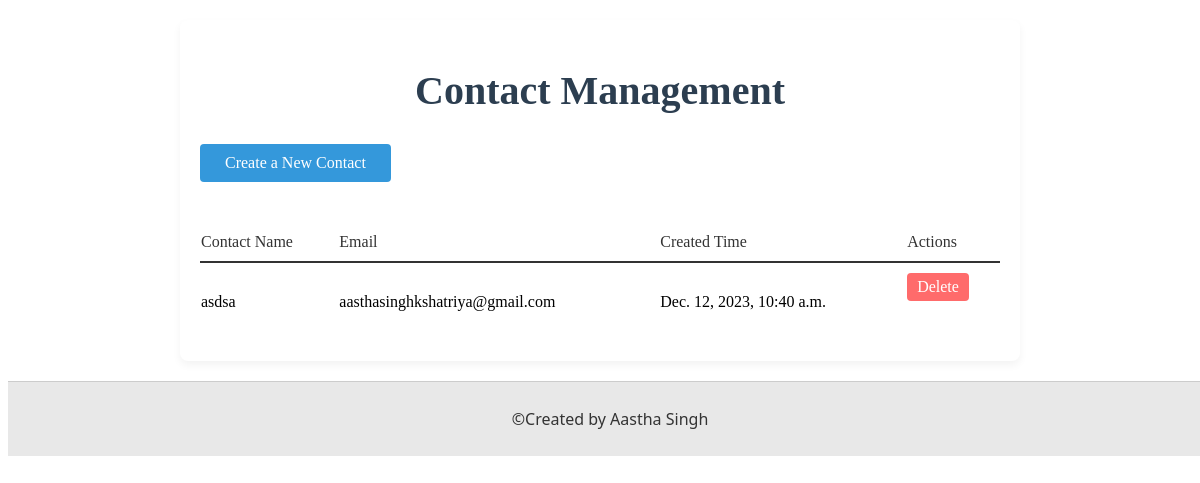
Before: / with the older database file.
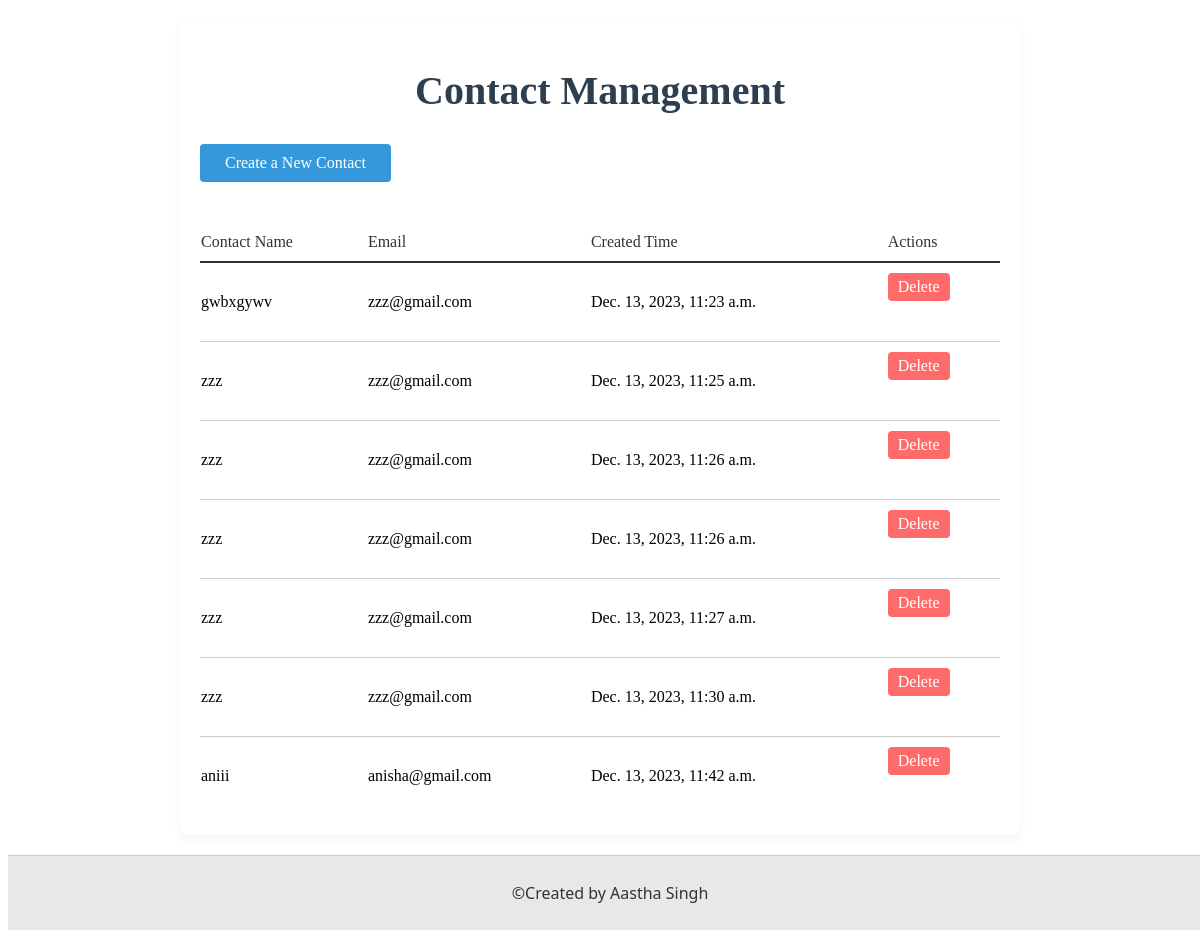
After: the same page with the newer database file.
### Contacts/models.py (models this page shows, shortened)
class Contact(models.Model):
    contact_name =  models.CharField(max_length=50)
    contact_email = models.CharField(max_length=200)
    contact_created_time = models.DateTimeField(auto_now_add=True, )
    contact_notes = models.TextField()

### Contacts/views.py (the view, shortened to what this page needs)
# urls.py: path('',index,name="HomePage"),
def index(request):
    return list_view(request)

### Contacts/views.py (called while the page is built)
def list_view(request):
   context = {}
   context['dataset'] = Contact.objects.all()
   return render(request, "list_view.html", context)

### Contacts/templates/list_view.html (shortened to what this page needs)
{% load static %}
<!DOCTYPE html>
<html lang="en">
<head>
    <link rel="stylesheet" href="{% static 'list_view.css' %}">
</head>
<body>
    <div class="list_view">
        <h1>Contact Management</h1>
        <a href="{% url 'Create' %}">Create a New Contact</a>
        <table>
            <thead>
                <tr>
                    <th>Contact Name</th>
                    <th>Email</th>
                    <th>Created Time</th>
                    <th>Actions</th>
                </tr>
            </thead>
            <tbody>
                {% for data in dataset %}
                <tr class="clickable-row" data-href="{% url 'DetailView' data.id %}">
                    <td>{{ data.contact_name }}</td>
                    <td>{{ data.contact_email }}</td>
                    <td>{{ data.contact_created_time }}</td>
                    <td>
                        <a href="{% url 'Delete' data.id %}" class="btn-delete">Delete</a>
                    </td>
                </tr>
                {% endfor %}
            </tbody>
        </table>
    </div>
    <footer class="site-footer">
        <p>©Created by Aastha Singh</p>
    </footer>
</body>
</html>

### Contacts/static/list_view.css (style rules this page uses)
.list_view { max-width: 800px; margin: 20px auto; padding: 20px; background: #fff; box-shadow: 0 4px 8px rgba(0, 0, 0, 0.05); border-radius: 8px; }
.list_view h1 { color: #2c3e50; text-align: center; margin-bottom: 30px; font-size: 2.5em; }
.list_view a { display: inline-block; background-color: #3498db; color: white; padding: 10px 25px; text-decoration: none; border-radius: 4px; font-size: 16px; text-align: center; margin-bottom: 30px; }
table { width: 100%; border-collapse: collapse; margin-top: 20px; }
thead th { text-align: left; font-weight: normal; color: #333; border-bottom: 2px solid #333; padding-bottom: 10px; }
tbody td { padding-top: 10px; padding-bottom: 10px; border-bottom: 1px solid #ccc; }
tbody tr:last-child td { border-bottom: none; }
.list_view .btn-delete { background-color: #ff6b6b; color: white; border: none; padding: 5px 10px; border-radius: 4px; cursor: pointer; }
.site-footer { text-align: center; padding: 10px; background-color: #e8e8e8; color: #333; font-family: 'Segoe UI', Tahoma, Geneva, Verdana, sans-serif; border-top: 1px solid #ccc; width: 100%; }

Changed rows visible on the page:
removed Contact: contact_name "asdsa", contact_email "aasthasinghkshatriya@gmail.com", contact_created_time "Dec. 12, 2023, 10:40 a.m."
added Contact: contact_name "gwbxgywv", contact_email "zzz@gmail.com", contact_created_time "Dec. 13, 2023, 11:23 a.m."
added Contact: contact_name "zzz", contact_email "zzz@gmail.com", contact_created_time "Dec. 13, 2023, 11:25 a.m."
added Contact: contact_name "zzz", contact_email "zzz@gmail.com", contact_created_time "Dec. 13, 2023, 11:26 a.m."
added Contact: contact_name "zzz", contact_email "zzz@gmail.com", contact_created_time "Dec. 13, 2023, 11:26 a.m."
added Contact: contact_name "zzz", contact_email "zzz@gmail.com", contact_created_time "Dec. 13, 2023, 11:27 a.m."
added Contact: contact_name "zzz", contact_email "zzz@gmail.com", contact_created_time "Dec. 13, 2023, 11:30 a.m."
added Contact: contact_name "aniii", contact_email "anisha@gmail.com", contact_created_time "Dec. 13, 2023, 11:42 a.m."
